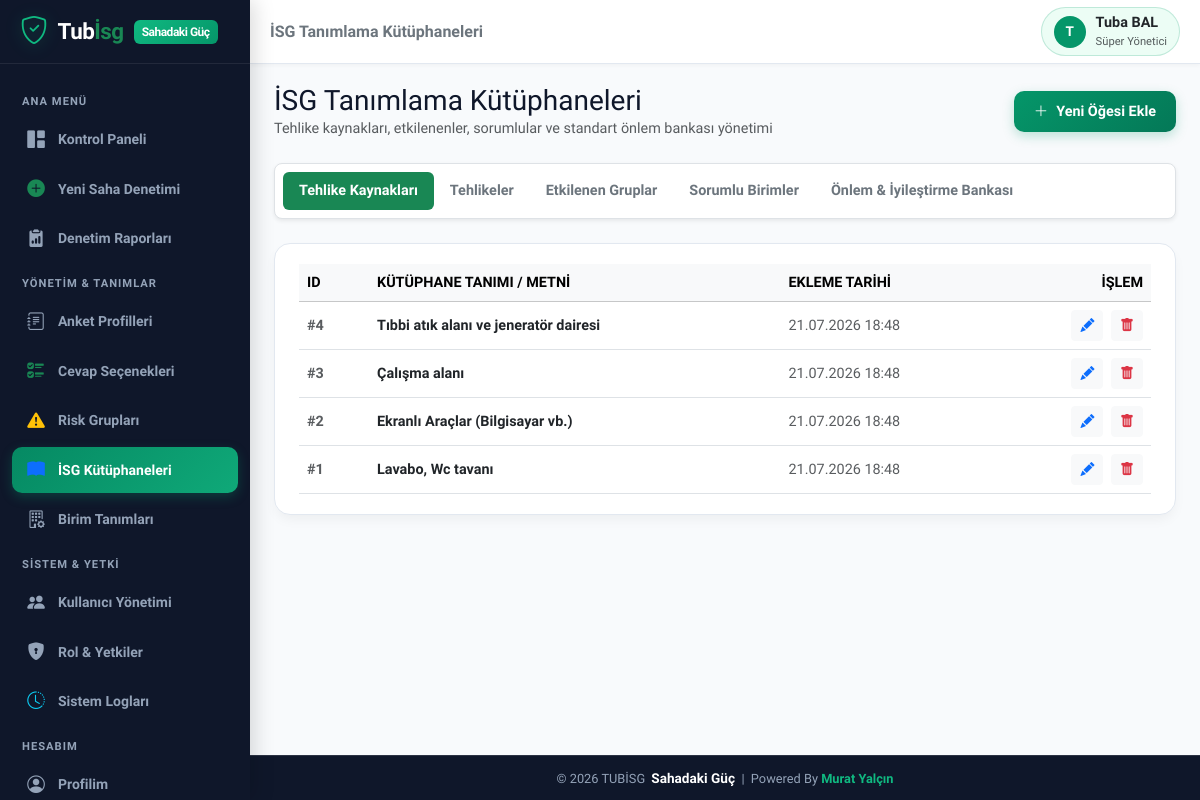
/risk_libraries.php (signed in), run on the app's committed database.
### tables this page shows
CREATE TABLE IF NOT EXISTS `users` (
  `id` INT AUTO_INCREMENT PRIMARY KEY,
  `username` VARCHAR(50) NOT NULL UNIQUE,
  `password` VARCHAR(255) NOT NULL,
  `name_surname` VARCHAR(100) NOT NULL,
  `email` VARCHAR(100) NULL,
  `role_id` INT NOT NULL,
  `is_active` TINYINT(1) DEFAULT 1,
  `created_at` DATETIME DEFAULT CURRENT_TIMESTAMP,
  FOREIGN KEY (`role_id`) REFERENCES `roles`(`id`) ON DELETE CASCADE
);

CREATE TABLE IF NOT EXISTS `roles` (
  `id` INT AUTO_INCREMENT PRIMARY KEY,
  `role_name` VARCHAR(50) NOT NULL,
  `description` VARCHAR(255) NULL,
  `permissions` TEXT NOT NULL,
  `created_at` DATETIME DEFAULT CURRENT_TIMESTAMP
);

CREATE TABLE IF NOT EXISTS `risk_libraries` (
  `id` INT AUTO_INCREMENT PRIMARY KEY,
  `category` ENUM('hazard_source', 'hazard_name', 'affected_people', 'responsible_person', 'action_recommendation') NOT NULL,
  `item_text` TEXT NOT NULL,
  `created_at` DATETIME DEFAULT CURRENT_TIMESTAMP
);

### includes/auth.php (called while the page is built, shortened)
<?php
function is_logged_in() {
    return isset($_SESSION['user_id']) && !empty($_SESSION['user_id']);
}
function get_current_user_data() {
    static $currentUserData = null;
    if ($currentUserData !== null) return $currentUserData;
    $db = getDB();
    $stmt = $db->prepare("
        SELECT u.*, r.role_name, r.permissions
        FROM users u
        JOIN roles r ON u.role_id = r.id
        WHERE u.id = ? AND u.is_active = 1
    ");
    $stmt->execute([$_SESSION['user_id']]);
    $user = $stmt->fetch();
    $currentUserData = $user;
    return $user;
}
function has_permission($permission_key) {
    $user = get_current_user_data();
    if ((int)$user['role_id'] === 1) {
        return true;
    }
    $permissions = json_decode($user['permissions'], true);
    return isset($permissions[$permission_key]) && $permissions[$permission_key] === true;
}
function require_permission($permission_key) {
    if (!has_permission($permission_key)) {
        echo '<div style="font-family:sans-serif; padding:30px; text-align:center; background:#fff0f0; border-radius:12px; margin:50px auto; max-width:500px; color:#9b2c2c;">'
            . '<h2>🚫 Erişim Engellendi</h2>'
            . '<p>Bu işlemi yapmak için gerekli yetkiniz bulunmamaktadır.</p>'
            . '<a href="index.php" style="display:inline-block; padding:10px 20px; background:#e53e3e; color:#fff; text-decoration:none; border-radius:8px; margin-top:15px;">Ana Sayfaya Dön</a>'
            . '</div>';
        exit;
    }
}

### risk_libraries.php (the view, shortened to what this page needs)
<?php
require_once __DIR__ . '/includes/auth.php';
require_permission('surveys_manage');
$db = getDB();
$activeCat = trim($_GET['cat'] ?? 'hazard_source');
$validCats = [
    'hazard_source'         => 'Tehlike Kaynakları',
    'hazard_name'           => 'Tehlikeler',
    'affected_people'       => 'Etkilenen Gruplar',
    'responsible_person'    => 'Sorumlu Birimler',
    'action_recommendation' => 'Önlem & İyileştirme Bankası'
];
$stmt = $db->prepare("SELECT * FROM risk_libraries WHERE category = ? ORDER BY id DESC");
$stmt->execute([$activeCat]);
$items = $stmt->fetchAll();
$pageTitle = 'İSG Tanımlama Kütüphaneleri';
include __DIR__ . '/includes/header.php';
?>
<div class="d-flex align-items-center justify-content-between mb-4">
  <div>
    <h3 class="fw-extrabold m-0">İSG Tanımlama Kütüphaneleri</h3>
    <p class="text-muted fs-7 m-0">Tehlike kaynakları, etkilenenler, sorumlular ve standart önlem bankası yönetimi</p>
  </div>
  <button type="button" class="btn btn-primary-custom" data-bs-toggle="modal" data-bs-target="#addItemModal">
    <i class="bi bi-plus-lg"></i> Yeni Öğesi Ekle
  </button>
</div>
<ul class="nav nav-pills custom-card-tabs p-2 bg-white rounded-3 shadow-sm border mb-4">
  <?php foreach ($validCats as $catKey => $catTitle): ?>
    <li class="nav-item">
      <a class="nav-link fw-bold px-3 py-2 <?php echo $activeCat === $catKey ? 'active bg-success text-white' : 'text-secondary'; ?>" href="risk_libraries.php?cat=<?php echo $catKey; ?>">
        <?php echo $catTitle; ?>
      </a>
    </li>
  <?php endforeach; ?>
</ul>
<div class="custom-card">
  <div class="table-responsive">
    <table class="table table-hover align-middle m-0">
      <thead class="table-light fs-8 text-uppercase text-muted">
        <tr>
          <th style="width:70px;">ID</th>
          <th>Kütüphane Tanımı / Metni</th>
          <th>Ekleme Tarihi</th>
          <th class="text-end">İşlem</th>
        </tr>
      </thead>
      <tbody>
        <?php if (empty($items)): ?>
          <tr>
            <td colspan="4" class="text-center py-4 text-muted">Bu kategoride henüz tanımlanmış öğe bulunmuyor.</td>
          </tr>
        <?php else: ?>
          <?php foreach ($items as $item): ?>
            <tr>
              <td class="fw-bold text-muted">#<?php echo $item['id']; ?></td>
              <td class="fw-bold text-dark fs-7">
                <?php echo htmlspecialchars($item['item_text']); ?>
              </td>
              <td class="text-muted fs-8"><?php echo date('d.m.Y H:i', strtotime($item['created_at'])); ?></td>
              <td class="text-end">
                <button class="btn btn-sm btn-light text-primary me-1" data-bs-toggle="modal" data-bs-target="#editItemModal<?php echo $item['id']; ?>" title="Düzenle">
                  <i class="bi bi-pencil-fill"></i>
                </button>
                <form method="POST" action="risk_libraries.php" class="d-inline confirm-delete-form" data-confirm-title="Öğeyi Sil" data-confirm-text="Bu kütüphane öğesini silmek istediğinize emin misiniz?">
                  <button type="submit" class="btn btn-sm btn-light text-danger" title="Sil">
                    <i class="bi bi-trash-fill"></i>
                  </button>
                </form>
              </td>
            </tr>
          <?php endforeach; ?>
        <?php endif; ?>
      </tbody>
    </table>
  </div>
</div>
<?php include __DIR__ . '/includes/footer.php'; ?>

### includes/header.php (shortened to what this page needs)
<?php
require_once __DIR__ . '/auth.php';
$user = get_current_user_data();
$currentPage = basename($_SERVER['PHP_SELF']);
?>
<!DOCTYPE html>
<html lang="tr">
<head>
  <link href="https://cdn.jsdelivr.net/npm/bootstrap@5.3.2/dist/css/bootstrap.min.css" rel="stylesheet">
  <link href="https://cdn.jsdelivr.net/npm/bootstrap-icons@1.11.2/font/bootstrap-icons.min.css" rel="stylesheet">
  <link href="assets/css/style.css" rel="stylesheet">
</head>
<body class="<?php echo is_logged_in() ? 'logged-in-mobile' : ''; ?>">
<div class="app-wrapper">
  <aside class="sidebar">
    <div class="sidebar-header">
      <a href="dashboard.php" class="brand-logo">
        <i class="bi bi-shield-check brand-icon fs-3"></i>
        <span>Tub<span class="text-success">İsg</span></span>
        <span class="brand-badge">Sahadaki Güç</span>
      </a>
    </div>
    <div class="sidebar-nav">
      <div class="nav-category">Ana Menü</div>
      <a href="dashboard.php" class="nav-link-custom <?php echo ($currentPage == 'dashboard.php' || $currentPage == 'index.php') ? 'active' : ''; ?>">
        <i class="bi bi-grid-1x2-fill"></i>
        <span>Kontrol Paneli</span>
      </a>
      <?php if (has_permission('audit_conduct')): ?>
      <a href="audit_new.php" class="nav-link-custom <?php echo ($currentPage == 'audit_new.php' || $currentPage == 'audit_fill.php') ? 'active' : ''; ?>">
        <i class="bi bi-plus-circle-fill text-success"></i>
        <span>Yeni Saha Denetimi</span>
      </a>
      <?php endif; ?>
      <?php if (has_permission('audit_view')): ?>
      <a href="audits_list.php" class="nav-link-custom <?php echo ($currentPage == 'audits_list.php' || $currentPage == 'audit_detail.php') ? 'active' : ''; ?>">
        <i class="bi bi-clipboard2-data-fill"></i>
        <span>Denetim Raporları</span>
      </a>
      <?php endif; ?>
      <div class="nav-category">Yönetim & Tanımlar</div>
      <?php if (has_permission('surveys_manage')): ?>
      <a href="survey_templates.php" class="nav-link-custom <?php echo ($currentPage == 'survey_templates.php' || $currentPage == 'survey_edit.php') ? 'active' : ''; ?>">
        <i class="bi bi-journal-text"></i>
        <span>Anket Profilleri</span>
      </a>
      <a href="global_options.php" class="nav-link-custom <?php echo $currentPage == 'global_options.php' ? 'active' : ''; ?>">
        <i class="bi bi-ui-checks text-success"></i>
        <span>Cevap Seçenekleri</span>
      </a>
      <a href="risk_groups.php" class="nav-link-custom <?php echo $currentPage == 'risk_groups.php' ? 'active' : ''; ?>">
        <i class="bi bi-exclamation-triangle-fill text-warning"></i>
        <span>Risk Grupları</span>
      </a>
      <a href="risk_libraries.php" class="nav-link-custom <?php echo $currentPage == 'risk_libraries.php' ? 'active' : ''; ?>">
        <i class="bi bi-book-fill text-primary"></i>
        <span>İSG Kütüphaneleri</span>
      </a>
      <?php endif; ?>
      <?php if (has_permission('units_manage')): ?>
      <a href="units.php" class="nav-link-custom <?php echo $currentPage == 'units.php' ? 'active' : ''; ?>">
        <i class="bi bi-building-gear"></i>
        <span>Birim Tanımları</span>
      </a>
      <?php endif; ?>
      <?php if (has_permission('users_manage') || has_permission('logs_view')): ?>
      <div class="nav-category">Sistem & Yetki</div>
      <?php if (has_permission('users_manage')): ?>
      <a href="users.php" class="nav-link-custom <?php echo $currentPage == 'users.php' ? 'active' : ''; ?>">
        <i class="bi bi-people-fill"></i>
        <span>Kullanıcı Yönetimi</span>
      </a>
      <a href="roles.php" class="nav-link-custom <?php echo $currentPage == 'roles.php' ? 'active' : ''; ?>">
        <i class="bi bi-shield-lock-fill"></i>
        <span>Rol & Yetkiler</span>
      </a>
      <?php endif; ?>
      <?php if (has_permission('logs_view')): ?>
      <a href="logs.php" class="nav-link-custom <?php echo $currentPage == 'logs.php' ? 'active' : ''; ?>">
        <i class="bi bi-clock-history text-info"></i>
        <span>Sistem Logları</span>
      </a>
      <?php endif; ?>
      <?php endif; ?>
      <div class="nav-category">Hesabım</div>
      <a href="profile.php" class="nav-link-custom <?php echo $currentPage == 'profile.php' ? 'active' : ''; ?>">
        <i class="bi bi-person-circle"></i>
        <span>Profilim</span>
      </a>
    </div>
  </aside>
  <main class="main-content">
    <header class="top-navbar">
      <div class="d-flex align-items-center gap-3">
        <h5 class="m-0 fw-bold d-none d-sm-block text-secondary fs-6">
          <?php echo isset($pageTitle) ? htmlspecialchars($pageTitle) : 'İSG Saha Platformu'; ?>
        </h5>
      </div>
      <div class="d-flex align-items-center gap-3">
        <?php if ($user): ?>
        <a href="profile.php" class="user-profile-badge text-decoration-none" title="Profil Ayarları">
          <div class="avatar-circle">
            <?php echo mb_substr($user['name_surname'], 0, 1, 'UTF-8'); ?>
          </div>
          <div class="d-none d-md-block text-start">
            <div class="fw-bold fs-7 leading-tight text-dark"><?php echo htmlspecialchars($user['name_surname']); ?></div>
            <div class="text-muted fs-8" style="font-size:0.7rem;"><?php echo htmlspecialchars($user['role_name']); ?></div>
          </div>
        </a>
        <?php endif; ?>
      </div>
    </header>
    <div class="page-container">

### data on the page
users: name_surname "T", name_surname "Tuba BAL", role.role_name "Süper Yönetici"
risk_libraries: id "4", item_text "Tıbbi atık alanı ve jeneratör dairesi", created_at "21.07.2026 18:48"
risk_libraries: id "3", item_text "Çalışma alanı", created_at "21.07.2026 18:48"
risk_libraries: id "2", item_text "Ekranlı Araçlar (Bilgisayar vb.)", created_at "21.07.2026 18:48"
risk_libraries: id "1", item_text "Lavabo, Wc tavanı", created_at "21.07.2026 18:48"

### other printed values
$pageTitle "İSG Tanımlama Kütüphaneleri"
$catTitle "Tehlike Kaynakları"
$catTitle "Tehlikeler"
$catTitle "Etkilenen Gruplar"
$catTitle "Sorumlu Birimler"
$catTitle "Önlem & İyileştirme Bankası"
